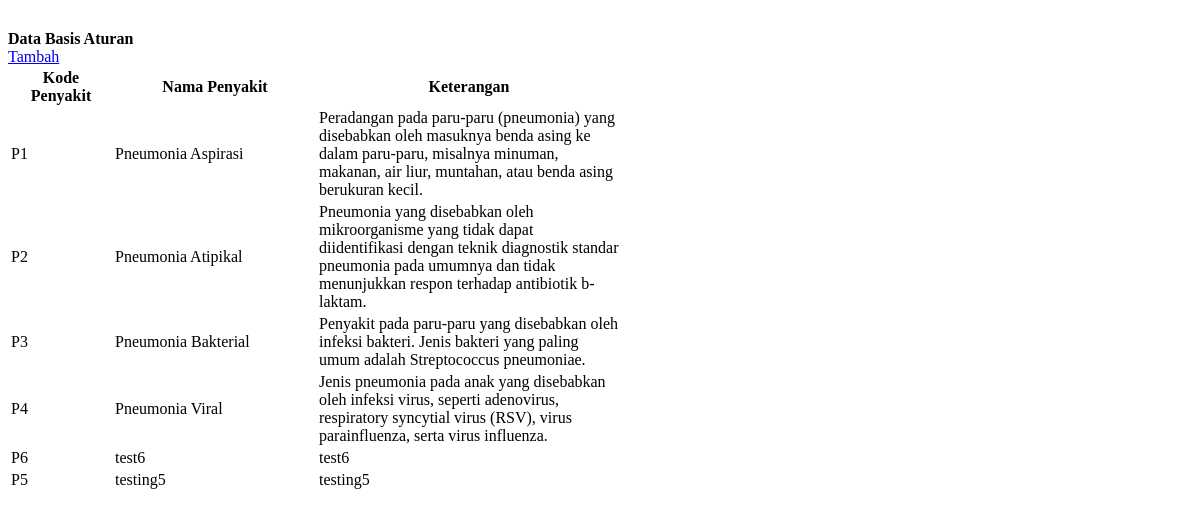
Before: /SistemPakar/tampil_aturan.php with the older database file.
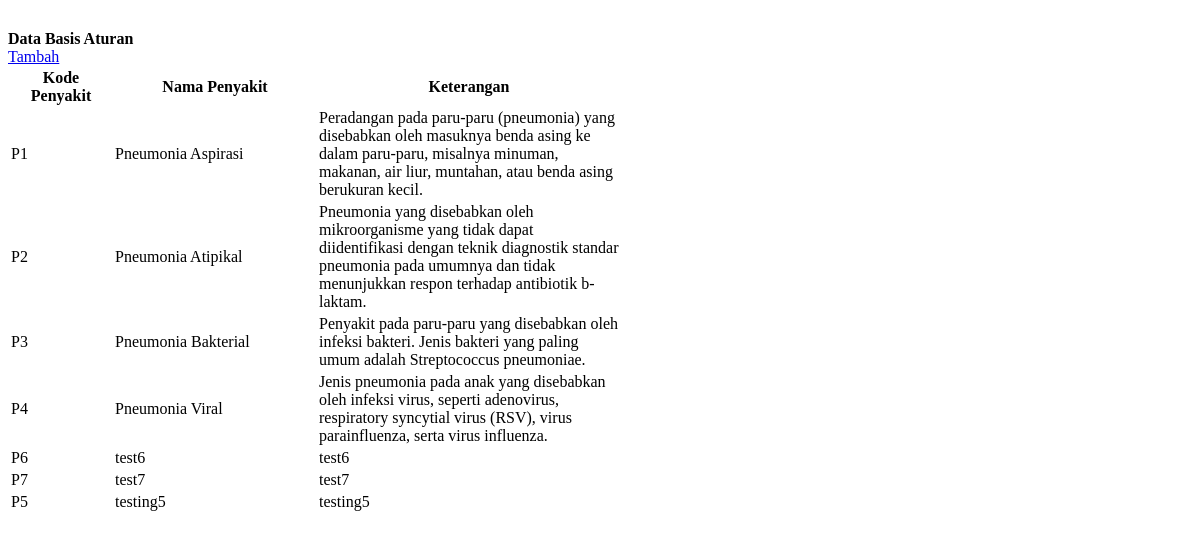
After: the same page with the newer database file.
### tables this page shows
CREATE TABLE `basis_aturan` (
  `idaturan` int(15) NOT NULL,
  `idpenyakit` int(15) NOT NULL,
  `kdpenyakit` varchar(10) NOT NULL
);

CREATE TABLE `penyakit` (
  `idpenyakit` int(15) NOT NULL,
  `kdpenyakit` varchar(10) NOT NULL,
  `nmpenyakit` varchar(50) NOT NULL,
  `keterangan` text NOT NULL,
  `solusi` text NOT NULL
);

### SistemPakar/tampil_aturan.php (the view, shortened to what this page needs)
<div class="card border-dark">
  <div class="card-header bg-primary text-white border-dark"><strong>Data Basis Aturan</strong></div>
    <div class="card-body">
        <a class="btn btn-primary mb-2" href="?page=aturan&action=tambah">Tambah</a>
        <table class="table table-bordered" id="myTable">
                <thead>
                <tr>
                    <th width="100px">Kode Penyakit</th>
                    <th width="200px">Nama Penyakit</th>
                    <th width="300px">Keterangan</th>
                    <th width="100px"></th>
                </tr>
                </thead>
            <tbody>
                <?php
                    $conn = new mysqli("localhost", "root", "", "db_pakar1");
                    $sql = "SELECT basis_aturan.idaturan,basis_aturan.idpenyakit,basis_aturan.kdpenyakit,
                                    penyakit.kdpenyakit,penyakit.nmpenyakit,penyakit.keterangan
                            FROM basis_aturan INNER JOIN penyakit
                            ON basis_aturan.idpenyakit=penyakit.idpenyakit ORDER BY nmpenyakit ASC";
                    $result = $conn->query($sql);
                    while($row = $result->fetch_assoc()) {
                ?>
                    <tr>
                        <td><?php echo $row['kdpenyakit']; ?></td>
                        <td><?php echo $row['nmpenyakit']; ?></td>
                        <td><?php echo $row['keterangan']; ?></td>
                        <td align="center">
                        </td>
                    </tr>
                <?php
                }
                ?>
            </tbody>
        </table>
    </div>
</div>

Changed rows visible on the page:
added basis_aturan: idpenyakit.kdpenyakit "P7", idpenyakit.nmpenyakit "test7", idpenyakit.keterangan "test7"
